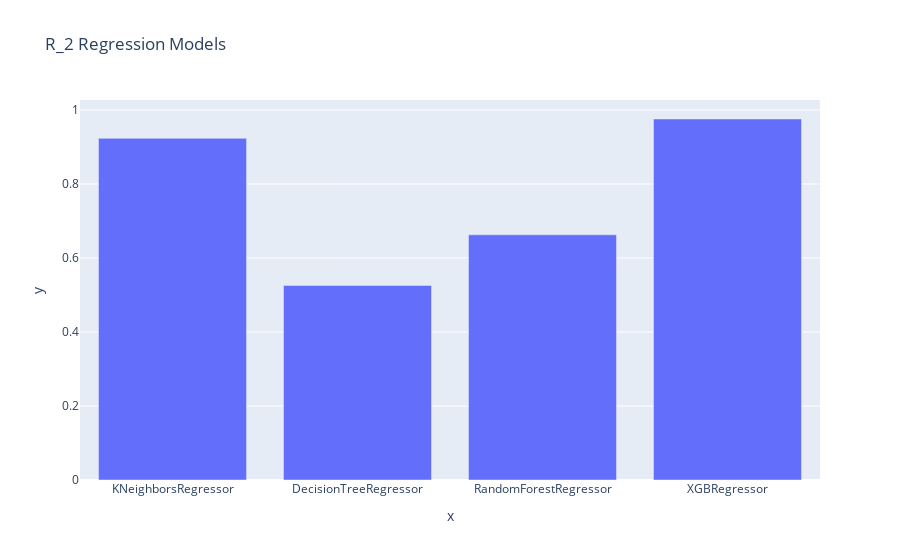

The notebook cell saved with this chart:
### Markdown cell above
### Finalizing the Models

### Code cell
models=['KNeighborsRegressor','DecisionTreeRegressor','RandomForestRegressor','XGBRegressor']
score=[r2_knn,r2_dt,rf_r2,xgb_r2]

fig=px.bar(x=models, y=score , title='R_2 Regression Models')
fig.show()

print("FINDING BEST FIT MODEL FOR EVALUATION BASED ON R_2 SCORE\n")
max_score=max(score)  #Intialise max_score with the maximum value in the score list \
max_model=""

for model , score_value in zip(models,score):
    print(model,score_value)
    if score_value ==max_score:
        max_model=model

print(f"\nModel: {max_model} contain Maximum R2_Score:{max_score}")

### Figure 1 — Plotly figure (JSON) as saved in the notebook; plotly's stock layout.template omitted (floating-point values rounded to 4 significant figures)
{"data": [{"alignmentgroup": "True", "hovertemplate": "x=%{x}<br>y=%{y}<extra></extra>", "legendgroup": "", "marker": {"color": "#636efa", "pattern": {"shape": ""}}, "name": "", "offsetgroup": "", "orientation": "v", "showlegend": false, "textposition": "auto", "type": "bar", "x": ["KNeighborsRegressor", "DecisionTreeRegressor", "RandomForestRegressor", "XGBRegressor"], "xaxis": "x", "y": [0.9233, 0.5259, 0.6627, 0.9756], "yaxis": "y"}], "layout": {"barmode": "relative", "legend": {"tracegroupgap": 0}, "title": {"text": "R_2 Regression Models"}, "xaxis": {"anchor": "y", "domain": [0, 1], "title": {"text": "x"}}, "yaxis": {"anchor": "x", "domain": [0, 1], "title": {"text": "y"}}}}
